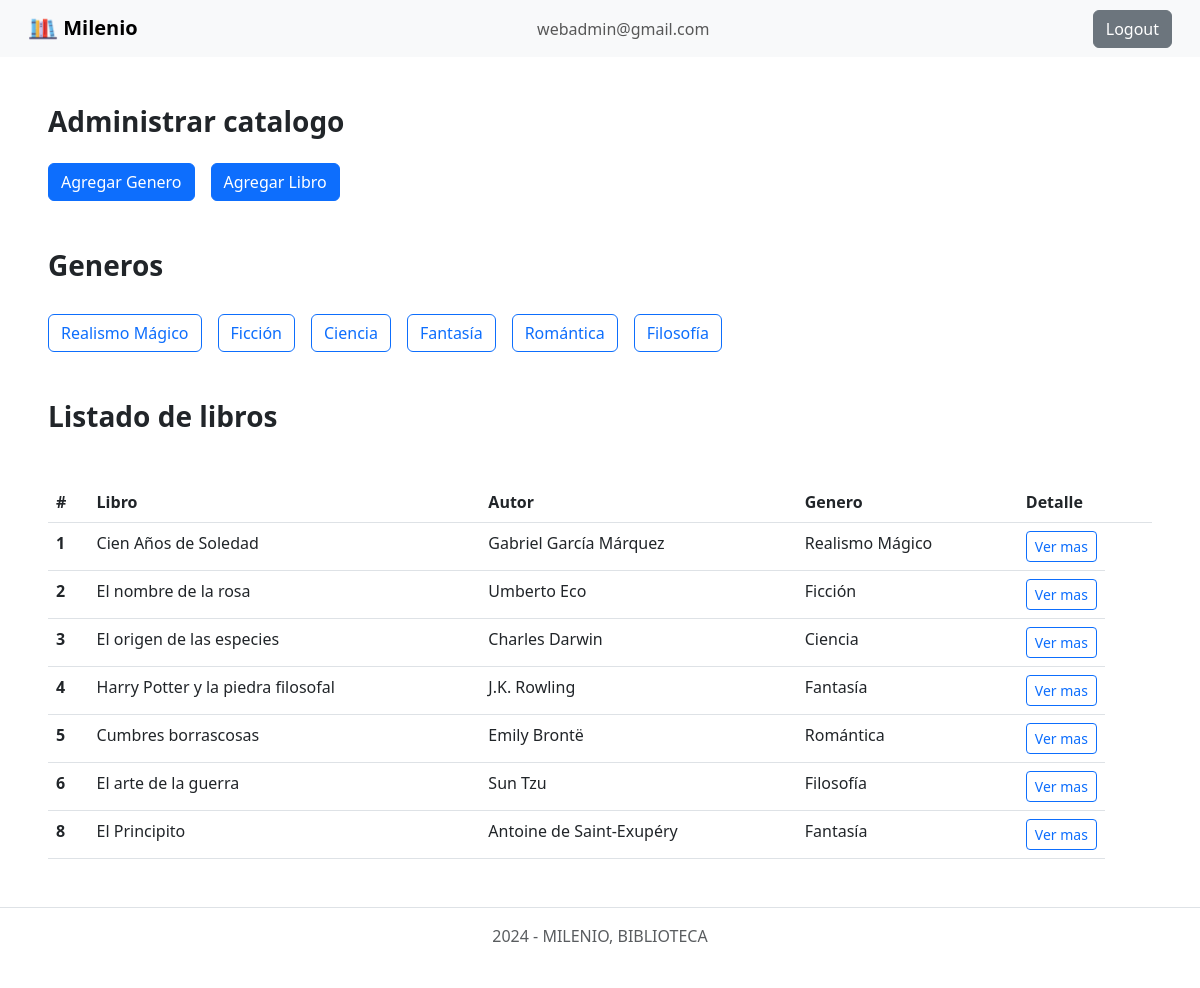
/ (signed in), run on the app's committed database.
### tables this page shows
CREATE TABLE `libros` (
  `id_libro` int(11) NOT NULL,
  `nombre` varchar(50) NOT NULL,
  `autor` varchar(40) NOT NULL,
  `resena` text NOT NULL,
  `genero` varchar(40) NOT NULL
);

### app/controllers/catalogo.controller.php (called while the page is built, shortened)
<?php
require_once './app/models/catalogo.model.php';
class CatalogoController {
    private $model;
    public function __construct($res) {
        $this->model = new CatalogoModel();
    }
    public function showLibros() {
        $libros = $this->model->getLibros();
        include_once 'templates/layout/header.phtml';
        include_once 'templates/generos.phtml';
        include_once 'templates/catalogo.phtml';
        include_once 'templates/layout/footer.phtml';
    }
}

### app/models/catalogo.model.php (called while the page is built, shortened)
<?php
class CatalogoModel {
    private $db;
    public function __construct() {
       $this->db = new PDO('mysql:host=localhost;dbname=milenio_db;charset=utf8', 'root', '');
    }
    public function getLibros() {
        $query = $this->db->prepare('SELECT * FROM libros');
        $query->execute();
        $libros = $query->fetchAll(PDO::FETCH_OBJ);
        return $libros;
    }
}

### templates/catalogo.phtml (the view)
<?php
    include_once './app/models/catalogo.model.php';
?>
<div class="mx-5">
    <h2 class="fs-3 fw-bold mt-5">Listado de libros</h2>
    <table class="table mt-5">
        <thead>
            <tr>
                <th scope="col">#</th><th scope="col">Libro</th><th scope="col">Autor</th><th scope="col">Genero</th><th scope="col">Detalle</th>
            </tr>
        </thead>
        <tbody>
            <?php
                foreach($libros as $libro){
                    echo '
                        <tr>
                            <th scope="row">' . $libro->id_libro . '</th>
                            <td>' . $libro->nombre . '</td>
                            <td>' . $libro->autor . '</td>
                            <td>' . $libro->genero . '</td>
                            <td class="d-inline-flex gap-3">
                                <a href="detail/' . $libro->id_libro . '">
                                    <button type="button" class="btn btn-outline-primary btn-sm">Ver mas</button>
                                </a>
                            </td>
                        </tr>
                    ';
                }
            ?>
        </tbody>
    </table>
</div>

### data on the page
libros: id_libro "1", nombre "Cien Años de Soledad", autor "Gabriel García Márquez", genero "Realismo Mágico"
libros: id_libro "2", nombre "El nombre de la rosa", autor "Umberto Eco", genero "Ficción"
libros: id_libro "3", nombre "El origen de las especies", autor "Charles Darwin", genero "Ciencia"
libros: id_libro "4", nombre "Harry Potter y la piedra filosofal", autor "J.K. Rowling", genero "Fantasía"
libros: id_libro "5", nombre "Cumbres borrascosas", autor "Emily Brontë", genero "Romántica"
libros: id_libro "6", nombre "El arte de la guerra", autor "Sun Tzu", genero "Filosofía"
libros: id_libro "8", nombre "El Principito", autor "Antoine de Saint-Exupéry", genero "Fantasía"

### other printed values
$_SESSION['email'] "webadmin@gmail.com"
$genero "Realismo Mágico"
$genero "Ficción"
$genero "Ciencia"
$genero "Fantasía"
$genero "Romántica"
$genero "Filosofía"
